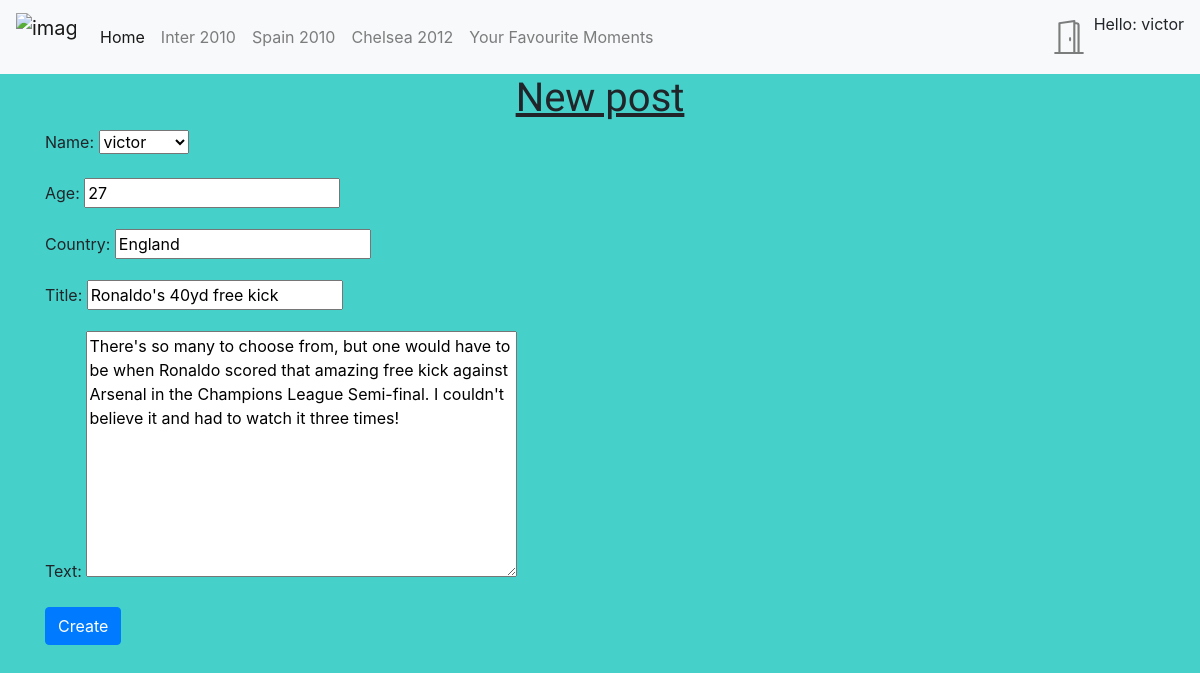
Screenshot of /thread/1/edit (signed in) with the database file from the repository.
### newapp/models.py (models this page shows, shortened)
class Thread(models.Model):
    name = models.ForeignKey('auth.User', on_delete=models.CASCADE)
    age = models.CharField(max_length = 150)
    country = models.CharField(max_length = 150)
    title = models.CharField(max_length = 150)
    text = models.TextField()
    created_date = models.DateTimeField(default = timezone.now)

### newapp/views.py (the view)
# urls.py: path('thread/<int:pk>/edit', views.ThreadUpdateView.as_view(), name='thread_edit'),
class ThreadUpdateView(LoginRequiredMixin, UpdateView):
    login_url = '/login/'
    redirect_url_name = 'newapp/thread_detail.html'
    form_class = ThreadForm
    model = Thread

### newapp/forms.py
class ThreadForm(forms.ModelForm):
    class Meta:
        model = Thread
        fields = ('name','age','country','title','text',)
        widgets = {
            'age': forms.TextInput(attrs={'class': 'textinputclass'}),
            'country': forms.TextInput(attrs={'class': 'textinputclass'}),
            'title': forms.TextInput(attrs={'class': 'textinputclass'}),
            'text': forms.Textarea(attrs={'class': 'textinputclass'}),
        }

### newapp/templates/newapp/thread_form.html (shortened to what this page needs)
{% extends 'newapp/base.html' %}
{% block body_block %}
    <h1>New post</h1>
    <div class="container">
        <form method="POST" action="{% url 'thread_new' %}">
            {{ form.as_p }}
            <button type="submit" class="btn btn-primary">Create</button>
        </form>
    </div>
{% endblock %}

### newapp/templates/newapp/base.html (shortened to what this page needs)
<!DOCTYPE html>
{% load static %}
<html lang="en">
<head>
    <link rel="stylesheet" href="https://cdn.jsdelivr.net/npm/bootstrap@4.6.0/dist/css/bootstrap.min.css">
    <link rel="stylesheet" href="{% static 'css/main.css' %}">
</head>
<body>
  <nav class="navbar navbar-expand-lg sticky_top navbar-light bg-light">
    <a class="navbar-brand" href="">
      <img src="https://i.pinimg.com/originals/51/5e/ed/515eed2e3701d135a33a0be5ac493941.jpg" alt="image not found" width='60' height="48">
    </a>
    <div class="collapse navbar-collapse" id="navbarNavAltMarkup">
      <div class="navbar-nav">
        <a class="nav-link active" href={% url 'home' %}>Home <span class="sr-only">(current)</span></a>
        <a class="nav-link" href={% url 'inter' %}>Inter 2010</a>
        <a class="nav-link" href={% url 'spain' %}>Spain 2010</a>
        <a class="nav-link" href={% url 'chelsea' %}>Chelsea 2012</a>
        <a class="nav-link" href={% url 'thread_list' %}>Your Favourite Moments</a>
      </div>
      <div class="navbar-nav ml-auto">
        {% if user.is_authenticated %}
        <a class="nav-link" href={% url 'logout' %}>
        <a>Hello: {{ user.username }}</a>
        {% endif %}
      </div>
    </div>
  </nav>
    {% block body_block %}
    {% endblock %}
</body>
</html>

### newapp/static/css/main.css (style rules this page uses)
body { background: #45D1CA; }
h1 { text-align: center; text-decoration: underline; font-family: 'Pattaya', sans-serif; }
img { display: block; margin-left: auto; margin-right: auto; }

### rows the page displays
Thread: name "victor", age "27", country "England", title "Ronaldo's 40yd free kick", text "There's so many to choose from, but one would have to be when Ronaldo scored that amazing free kick against Arsenal in the Champions League Semi-final. I couldn't believe it and had to watch it three times!"

### other values shown
{{ user.username }} "victor"
